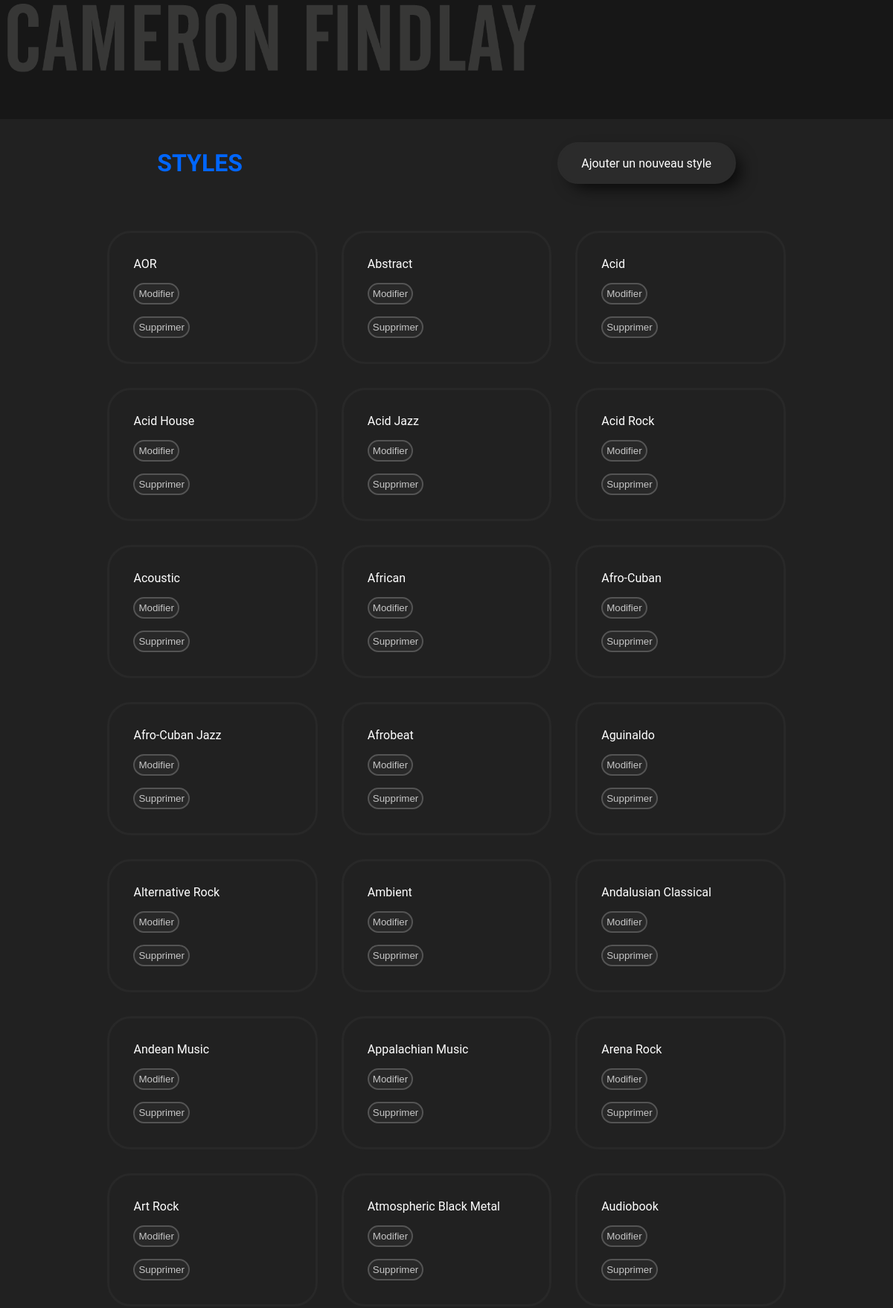
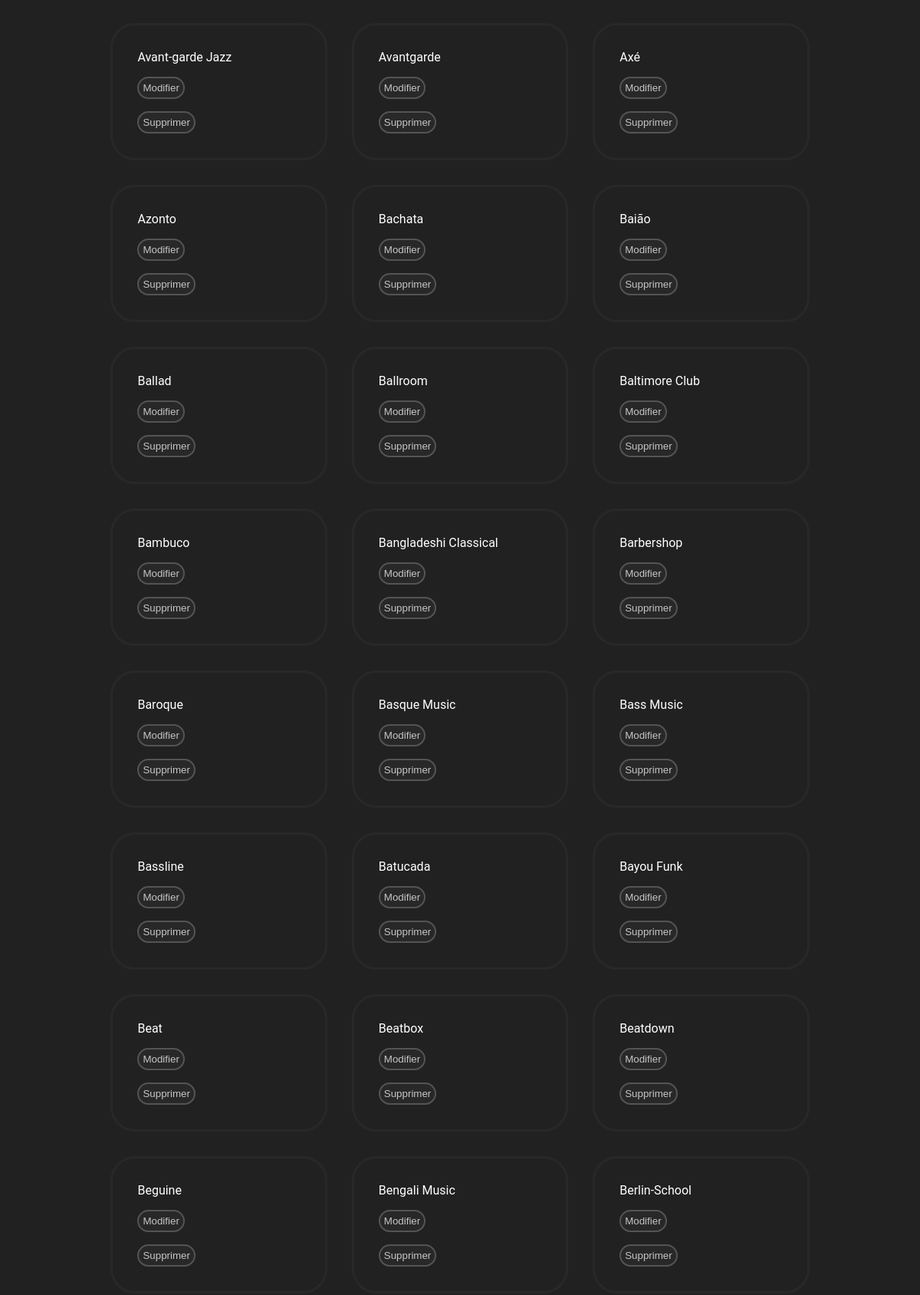
The app's page /styles/style_read.php (upper part) with its own data (2 pictures, top to bottom).
### tables this page shows
CREATE TABLE `stylesCP` (
  `style_id` int(11) NOT NULL,
  `style_name` varchar(255) DEFAULT NULL,
  `style_genre_id` int(11) DEFAULT NULL
);

### styles/style_read.php (the view, shortened to what this page needs)
<?php
require "../conf/pdo.php";
?>
<!DOCTYPE html>
<html lang="fr">
<head>
    <link rel="stylesheet" href="../assets/style.css">
</head>
<body>
    <header>
        <a href="../index.php">
            <img src="../assets/logoCameron.png" alt="Logo Cameron Findlay">
        </a>
    </header>
    <main class="Read">
        <h1>STYLES</h1>
        <div class="add">
            <a class="btnAdd" href="style_add.php">Ajouter un nouveau style</a>
        </div>
        <div class="conteneur">
            <?php
                $requete = "SELECT * FROM `stylesCP` ORDER BY `style_name`";
                $prepare = $pdo->prepare($requete);
                $prepare->execute();
                $resultat = $prepare->fetchAll();
                echo '<div class="contenu">';
                    foreach ($resultat as $style) {
                            echo '<div class="SGA">';
                                echo '<p>' . htmlentities($style["style_name"], ENT_QUOTES) . '</p>';
                                echo '<form action="" method="POST">'
                                        . '<input type="hidden" name="style_id" value="' . htmlentities($style['style_id'], ENT_QUOTES) . '">'
                                        . '<input type="submit" class="image" name="update" value="Modifier">'
                                    . '</form>';
                                echo '<form action="style_delete.php" method="POST">'
                                            . '<input type="hidden" name="style_id" value="' . htmlentities($style['style_id'], ENT_QUOTES) . '">'
                                            . '<input type="submit" class="image" name="delete" value="Supprimer">'
                                    . '</form>';
                            echo '</div>';
                    }
                echo '</div>';
            ?>
        </div>
    </main>
</body>
</html>

### assets/style.css (style rules this page uses)
* { box-sizing: border-box; margin: 0; padding: 0; }
body { min-height: 100vh; max-width: 100vw; color: white; font-family: Roboto; }
header { height: 20vh; background-color: rgb(23, 23, 23); }
header img { padding-top: 5px; padding-left: 10px; width: 60vw; }
main.Read { background-color: #212121; display: grid; grid-template-areas: "title add" "conteneur conteneur"; }
main.Read h1 { margin-top: 5vh; margin-bottom: 5vh; font-family: 'Dela Gothic One', cursive; grid-area: title; display: flex; justify-content: center; align-items: center; color: #0066ff; }
main.Read div.add { grid-area: add; display: flex; justify-content: center; align-items: center; }
main.Read div.conteneur { grid-area: conteneur; }
main.Read a { display: flex; align-items: center; justify-content: center; text-align: center; border-radius: 2rem; text-decoration: none; color: inherit; border: .2rem solid #2b2b2b; width: 20vw; background-color: #2b2b2b; height: 7vh; transition: background-color 100ms, color 100ms; color: #ffffff; box-shadow: 11px 10px 21px -5px rgba(0,0,0,0.77); }
main.Read div.conteneur { display: grid; grid-template-columns: 1fr; grid-template-areas: "result" "contenu"; justify-items: center; width: 100vw; }
main.Read div.conteneur div.contenu { display: grid; grid-gap: 2rem; padding: 2rem; grid-template-columns: repeat(3, 1fr); }
main.Read div.conteneur div.contenu div.SGA { position: relative; border: .2rem solid #282828; border-radius: 2rem; padding: 2rem; }
main.Read div.conteneur div.contenu div.SGA form input { background-color: #282828; border: solid 2px #545454; border-radius: 2rem; padding: 5px; color: #c6c6c6; margin-top: 2vh; }

### records on screen
stylescp: style_name "AOR"
stylescp: style_name "Abstract"
stylescp: style_name "Acid"
stylescp: style_name "Acid House"
stylescp: style_name "Acid Jazz"
stylescp: style_name "Acid Rock"
stylescp: style_name "Acoustic"
stylescp: style_name "African"
stylescp: style_name "Afro-Cuban"
stylescp: style_name "Afro-Cuban Jazz"
stylescp: style_name "Afrobeat"
stylescp: style_name "Aguinaldo"
stylescp: style_name "Alternative Rock"
stylescp: style_name "Ambient"
stylescp: style_name "Andalusian Classical"
stylescp: style_name "Andean Music"
stylescp: style_name "Appalachian Music"
stylescp: style_name "Arena Rock"
stylescp: style_name "Art Rock"
stylescp: style_name "Atmospheric Black Metal"
stylescp: style_name "Audiobook"
stylescp: style_name "Avant-garde Jazz"
stylescp: style_name "Avantgarde"
stylescp: style_name "Axé"
stylescp: style_name "Azonto"
stylescp: style_name "Bachata"
stylescp: style_name "Baião"
stylescp: style_name "Ballad"
stylescp: style_name "Ballroom"
stylescp: style_name "Baltimore Club"
stylescp: style_name "Bambuco"
stylescp: style_name "Bangladeshi Classical"
stylescp: style_name "Barbershop"
stylescp: style_name "Baroque"
stylescp: style_name "Basque Music"
stylescp: style_name "Bass Music"
stylescp: style_name "Bassline"
stylescp: style_name "Batucada"
stylescp: style_name "Bayou Funk"
stylescp: style_name "Beat"
stylescp: style_name "Beatbox"
stylescp: style_name "Beatdown"
stylescp: style_name "Beguine"
stylescp: style_name "Bengali Music"
stylescp: style_name "Berlin-School"
